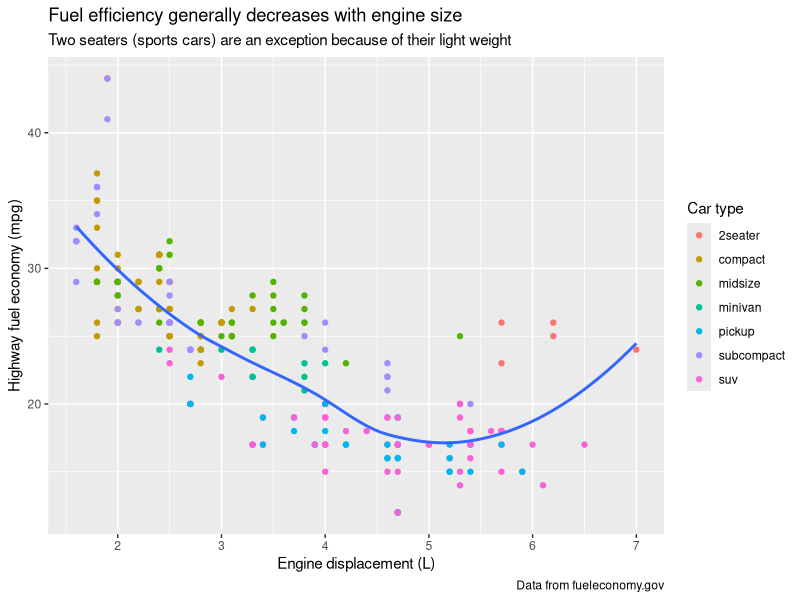
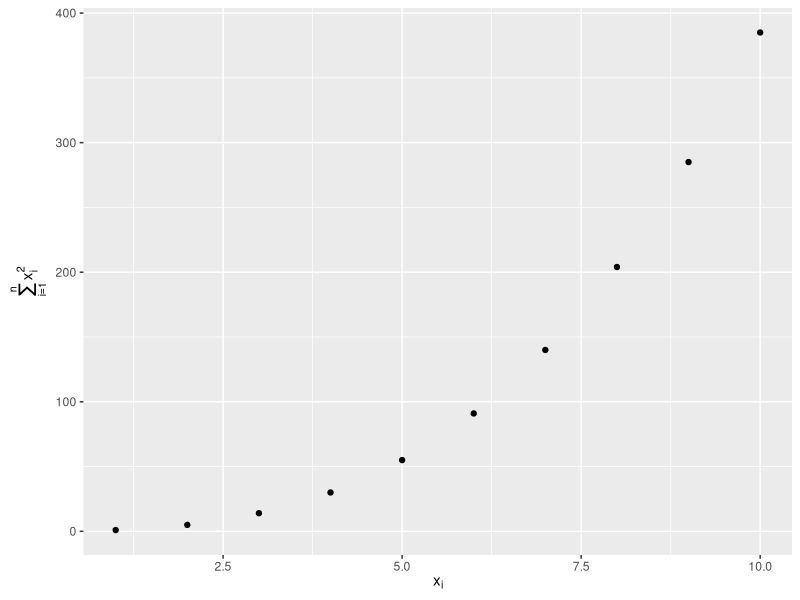

Here is the R script that generated these plots, in order: (Note: this script raises an error after producing the figures.)
## ---- chunk 1
install.packages(c("patchwork","scales","ggthemes"))
## ---- chunk 2
#| label: setup
#| message: false

library(tidyverse)
library(scales)
library(ggrepel)
library(patchwork)
library(ggthemes)
## ---- chunk 3
#| fig-alt: |
#|   Scatterplot of highway fuel efficiency versus engine size of cars, where
#|   points are colored according to the car class. A smooth curve following
#|   the trajectory of the relationship between highway fuel efficiency versus
#|   engine size of cars is overlaid. The x-axis is labelled "Engine
#|   displacement (L)" and the y-axis is labelled "Highway fuel economy (mpg)".
#|   The legend is labelled "Car type". The plot is titled "Fuel efficiency
#|   generally decreases with engine size". The subtitle is "Two seaters
#|   (sports cars) are an exception because of their light weight" and the
#|   caption is "Data from fueleconomy.gov".

ggplot(mpg, aes(x = displ, y = hwy)) +
  geom_point(aes(color = class)) +
  geom_smooth(se = FALSE) +
  labs(
    x = "Engine displacement (L)",
    y = "Highway fuel economy (mpg)",
    color = "Car type",
    title = "Fuel efficiency generally decreases with engine size",
    subtitle = "Two seaters (sports cars) are an exception because of their light weight",
    caption = "Data from fueleconomy.gov"
  )
## ---- chunk 4
#| fig-asp: 1
#| out-width: "50%"
#| fig-width: 3
#| fig-alt: |
#|   Scatterplot with math text on the x and y axis labels. X-axis label
#|   says x_i, y-axis label says sum of x_i  squared, for i from 1 to n.

df <- tibble(
  x = 1:10,
  y = cumsum(x^2)
)

ggplot(df, aes(x, y)) +
  geom_point() +
  labs(
    x = quote(x[i]),
    y = quote(sum(x[i]^2, i == 1, n))
  )
## ---- chunk 5
# enter your answer here
## ---- chunk 6
#| label: fuel-economy
#| echo: false
#| fig-cap: Scatterplot of highway versus city fuel efficiency.

knitr::include_graphics("images/fueleconomy.png")
## ---- chunk 7

## ---- chunk 8
# slice_head operates by group, so when n = 1 it means the size of the group
# case_when where the left hand side determines which values match this case and the right hand side provides the replacement value.

label_info <- mpg |>
  group_by(drv) |>
  arrange(desc(displ)) |>
  slice_head(n = 1) |>
  mutate(
    drive_type = case_when(
      drv == "f" ~ "front-wheel drive",
      drv == "r" ~ "rear-wheel drive",
      drv == "4" ~ "4-wheel drive"
    )
  ) |>
  select(displ, hwy, drv, drive_type)

label_info
## ---- chunk 9
#| fig-alt: |
#|   Scatterplot of highway mileage versus engine size where points are colored
#|   by drive type. Smooth curves for each drive type are overlaid.
#|   Text labels identify the curves as front-wheel, rear-wheel, and 4-wheel.

ggplot(mpg, aes(x = displ, y = hwy, color = drv)) +
  geom_point(alpha = 0.3) +
  geom_smooth(se = FALSE) +
  geom_text(
    data = label_info,
    aes(x = displ, y = hwy, label = drive_type),
    fontface = "bold", size = 5, hjust = "right", vjust = "top"
  ) +
  theme(legend.position = "none")
## ---- chunk 10
#| fig-alt: |
#|   Scatterplot of highway fuel efficiency versus engine size of cars, where
#|   points are colored according to the car class. Some points are labelled
#|   with the car's name. The labels are box with white, transparent background
#|   and positioned to not overlap.

ggplot(mpg, aes(x = displ, y = hwy, color = drv)) +
  geom_point(alpha = 0.3) +
  geom_smooth(se = FALSE) +
  geom_label_repel(
    data = label_info,
    aes(x = displ, y = hwy, label = drive_type),
    fontface = "bold",
    size = 5,
    nudge_y = 2
  ) +
  theme(legend.position = "none")
## ---- chunk 11
#| fig-alt: |
#|   Scatterplot of highway fuel efficiency versus engine size of cars. Points
#|   where highway mileage is above 40 as well as above 20 with engine size
#|   above 5 are red, with a hollow red circle, and labelled with model name
#|   of the car.

potential_outliers <- mpg |>
  filter(hwy > 40 | (hwy > 20 & displ > 5))

ggplot(mpg, aes(x = displ, y = hwy)) +
  geom_point() +
  geom_text_repel(data = potential_outliers, aes(label = model)) +
  geom_point(data = potential_outliers, color = "red") +
  geom_point(
    data = potential_outliers,
    color = "red",
    size = 3,
    shape = "circle open"
  )
## ---- chunk 12
trend_text <- "Larger engine sizes tend to have lower fuel economy." |> str_wrap(width = 30)

trend_text
## ---- chunk 13
#| fig-alt: |
#|   Scatterplot of highway fuel efficiency versus engine size of cars. A red
#|   arrow pointing down follows the trend of the points and the annotation
#|   placed next to the arrow reads "Larger engine sizes tend to have lower
#|   fuel economy". The arrow and the annotation text is red.

ggplot(mpg, aes(x = displ, y = hwy)) +
  geom_point() +
  annotate(
    geom = "label", x = 3.5, y = 38,
    label = trend_text,
    hjust = "left", color = "red"
  ) +
  annotate(
    geom = "segment",
    x = 3, y = 35, xend = 5, yend = 25, color = "red",
    arrow = arrow(type = "closed")
  )
## ---- chunk 14

## ---- chunk 15
#| fig-show: hide

ggplot(mpg, aes(displ, hwy)) +
  geom_point()
## ---- chunk 16

## ---- chunk 17
g <- ggplot(mpg, aes(displ, hwy)) +
  geom_point()
## ---- chunk 18

## ---- chunk 19

## ---- chunk 20

## ---- chunk 21
#| label: default-scales
#| fig-show: "hide"

ggplot(mpg, aes(x = displ, y = hwy)) +
  geom_point(aes(color = class))
## ---- chunk 22
#| fig-show: hide

ggplot(mpg, aes(x = displ, y = hwy)) +
  geom_point(aes(color = class)) +
  scale_x_continuous() +
  scale_y_continuous() +
  scale_color_discrete()
## ---- chunk 23
#| fig-alt: |
#|   Scatterplot of highway fuel efficiency versus engine size of cars,
#|   colored by drive. The y-axis has breaks starting at 15 and ending at 40,
#|   increasing by 5.

ggplot(mpg, aes(x = displ, y = hwy, color = drv)) +
  geom_point() +
  scale_y_continuous(breaks = seq(15, 40, by = 5))
## ---- chunk 24
#| fig-alt: |
#|   Scatterplot of highway fuel efficiency versus engine size of cars, colored
#|   by drive. The x and y-axes do not have any labels at the axis ticks.
#|   The legend has custom labels: 4-wheel, front, rear.

ggplot(mpg, aes(x = displ, y = hwy, color = drv)) +
  geom_point() +
  scale_x_continuous(labels = NULL) +
  scale_y_continuous(labels = NULL) +
  scale_color_discrete(labels = c("4" = "4-wheel", "f" = "front", "r" = "rear"))
## ---- chunk 25
#| fig-width: 4
#| fig-alt: |
#|   Two side-by-side box plots of price versus cut of diamonds. The outliers
#|   are transparent. On both plots the x-axis labels are formatted as dollars.
#|   The x-axis labels on the plot start at $0 and go to $15,000, increasing
#|   by $5,000. The x-axis labels on the right plot start at $1K and go to
#|   $19K, increasing by $6K.

ggplot(diamonds, aes(x = price, y = cut)) +
  geom_boxplot(alpha = 0.05) +
  scale_x_continuous(labels = label_dollar()) +
  ggplot(diamonds, aes(x = price, y = cut)) +
  geom_boxplot(alpha = 0.05) +
  scale_x_continuous(
    labels = label_dollar(scale = 1 / 1000, suffix = "K"),
    breaks = seq(1000, 19000, by = 6000)
  )
## ---- chunk 26
#| fig-alt: |
#|   Segmented bar plots of cut, filled with levels of clarity. The y-axis
#|   labels start at 0% and go to 100%, increasing by 25%. The y-axis label
#|   name is "Percentage".

ggplot(diamonds, aes(x = cut, fill = clarity)) +
  geom_bar(position = "fill") +
  scale_y_continuous(name = "Percentage", labels = label_percent())
## ---- chunk 27
#| fig-alt: |
#|   Line plot of id number of presidents versus the year they started their
#|   presidency. Start year is marked with a point and a segment that starts
#|   there and ends at the end of the presidency. The x-axis labels are
#|   formatted as two digit years starting with an apostrophe, e.g., '53.
#|
# here `id` is the ordinal number of the president, e.g. Trump is in the 12th row + 33 = 45th president
presidential |>
  mutate(id = 33 + row_number()) |>
  ggplot(aes(x = start, y = id)) +
  geom_point() +
  geom_segment(aes(xend = end, yend = id)) +
  scale_x_date(name = NULL, breaks = presidential$start, date_labels = "'%y")
## ---- chunk 28
#| fig-width: 10
#| fig-asp: 0.5
#| fig-alt: |
#|   Four scatterplots of highway fuel efficiency versus engine size of cars
#|   where points are colored based on class of car. Clockwise, the legend
#|   is placed on the right, left, top, and bottom of the plot.

base <- ggplot(mpg, aes(x = displ, y = hwy)) +
  geom_point(aes(color = class))

# the default  right, then left
base + theme(legend.position = "right") +
  base + theme(legend.position = "left")

# then top, then bottom
base +
  theme(legend.position = "top") +
  guides(color = guide_legend(nrow = 3)) +
  base +
  theme(legend.position = "bottom") +
  guides(color = guide_legend(nrow = 3))
## ---- chunk 29
#| fig-alt: |
#|   Scatterplot of highway fuel efficiency versus engine size of cars
#|   where points are colored based on class of car. Overlaid on the plot is a
#|   smooth curve. The legend is in the bottom and classes are listed
#|   horizontally in two rows. The points in the legend are larger than the points
#|   in the plot.

ggplot(mpg, aes(x = displ, y = hwy)) +
  geom_point(aes(color = class)) +
  geom_smooth(se = FALSE) +
  theme(legend.position = "bottom") +
  guides(color = guide_legend(nrow = 2, override.aes = list(size = 4)))
## ---- chunk 30
#| fig-width: 7
#| fig-alt: |
#|   Two plots of price versus carat of diamonds. Data binned and the color of
#|   the rectangles representing each bin based on the number of points that
#|   fall into that bin. In the second plot, price and carat values
#|   are logged and the axis labels shows the logged values.

# price vs. caret
ggplot(diamonds, aes(x = carat, y = price)) +
  geom_hex()

# log10 price vs log10 caret
ggplot(diamonds, aes(x = log10(carat), y = log10(price))) +
  geom_hex()
## ---- chunk 31
#| fig-alt: |
#|   Plot of price versus carat of diamonds. Data binned and the color of
#|   the rectangles representing each bin based on the number of points that
#|   fall into that bin. The axis labels are on the original data scale.

ggplot(diamonds, aes(x = carat, y = price)) +
  geom_hex() +
  scale_x_log10() +
  scale_y_log10()
## ---- chunk 32
#| fig-width: 8
#| fig-alt: |
#|   Two scatterplots of highway mileage versus engine size where points are
#|   colored by drive type. The first plot uses the default
#|   ggplot2 color palette and the plot on the right uses a different color
#|   palette.

# default color palette
ggplot(mpg, aes(x = displ, y = hwy)) +
  geom_point(aes(color = drv))

# RColorBrewer palette
ggplot(mpg, aes(x = displ, y = hwy)) +
  geom_point(aes(color = drv)) +
  scale_color_brewer(palette = "Set1")
## ---- chunk 33
#| fig-alt: |
#|   Two scatterplots of highway mileage versus engine size where both color
#|   and shape of points are based on drive type. The color palette is not
#|   the default ggplot2 palette.

ggplot(mpg, aes(x = displ, y = hwy)) +
  geom_point(aes(color = drv, shape = drv)) +
  scale_color_brewer(palette = "Dark2")
## ---- chunk 34
#| label: fig-brewer
#| echo: false
#| fig-cap: All colorBrewer scales.
#| fig-asp: 2.5
#| fig-alt: |
#|   All colorBrewer scales. One group goes from light to dark colors.
#|   Another group is a set of non ordinal colors. And the last group has
#|   diverging scales (from dark to light to dark again). Within each set
#|   there are a number of palettes.

par(mar = c(0, 3, 0, 0))
RColorBrewer::display.brewer.all()
## ---- chunk 35
#| fig-alt: |
#|   Line plot of id number of presidents versus the year they started their
#|   presidency. Start year is marked with a point and a segment that starts
#|   there and ends at the end of the presidency. Democratic presidents are
#|   represented in blue and Republicans in red.

presidential |>
  mutate(id = 33 + row_number()) |>
  ggplot(aes(x = start, y = id, color = party)) +
  geom_point() +
  geom_segment(aes(xend = end, yend = id)) +
  scale_color_manual(values = c(Republican = "#E81B23", Democratic = "#00AEF3"))
## ---- chunk 36
#| fig-width: 6
#| fig-alt: |
#|   Three plots.
#|   The first plot uses the default, continuous
#|   ggplot2 scale. The second plot uses the viridis, continuous scale, and the
#|   third plot uses the viridis, binned scale.

df <- tibble(
  x = rnorm(10000),
  y = rnorm(10000)
)

ggplot(df, aes(x, y, fill = x)) +
  geom_point(shape = 24, size = 3) +
  labs(title = "Default, continuous", x = NULL, y = NULL)

ggplot(df, aes(x, y, fill = x)) +
  geom_point(shape = 24, size = 3) +
  scale_fill_viridis_c() +
  labs(title = "Viridis, continuous", x = NULL, y = NULL)

ggplot(df, aes(x, y, fill = x)) +
  geom_point(shape = 24, size = 3) +
  scale_fill_viridis_b()
labs(title = "Viridis, binned", x = NULL, y = NULL)
## ---- chunk 37
#| fig-width: 8
#| fig-alt: |
#|   On the left, scatterplot of highway mileage vs. displacement, with
#|   displacement. The smooth curve overlaid shows a decreasing, and then
#|   increasing trend, like a hockey stick. On the right, same variables
#|   are plotted with displacement ranging only from 5 to 6 and highway
#|   mileage ranging only from 10 to 25. The smooth curve overlaid shows a
#|   trend that's slightly increasing first and then decreasing.

# All data vs. subsetted data
ggplot(mpg, aes(x = displ, y = hwy)) +
  geom_point(aes(color = drv)) +
  geom_smooth() +
  mpg |>
  filter(displ >= 5 & displ <= 6 & hwy >= 10 & hwy <= 25) |>
  ggplot(aes(x = displ, y = hwy)) +
  geom_point(aes(color = drv)) +
  geom_smooth()
## ---- chunk 38
#| fig-alt: |
#|   On the left, scatterplot of highway mileage vs. displacement, with
#|   displacement ranging from 5 to 6 and highway mileage ranging from
#|   10 to 25. The smooth curve overlaid shows a trend that's slightly
#|   increasing first and then decreasing. On the right, same variables
#|   are plotted with the same limits, however the smooth curve overlaid
#|   shows a relatively flat trend with a slight increase at the end.

# Limiting scale (equivalent to subsetting) vs. zooming in on data
ggplot(mpg, aes(x = displ, y = hwy)) +
  geom_point(aes(color = drv)) +
  geom_smooth() +
  scale_x_continuous(limits = c(5, 6)) +
  scale_y_continuous(limits = c(10, 25)) +
  ggplot(mpg, aes(x = displ, y = hwy)) +
  geom_point(aes(color = drv)) +
  geom_smooth() +
  coord_cartesian(xlim = c(5, 6), ylim = c(10, 25))
## ---- chunk 39
#| fig-alt: |
#|   On the left, a scatterplot of highway mileage vs. displacement of SUVs.
#|   On the right, a scatterplot of the same variables for compact cars.
#|   Points are colored by drive type for both plots. Among SUVs more of
#|   the cars are 4-wheel drive and the others are rear-wheel drive, while
#|   among compact cars more of the cars are front-wheel drive and the others
#|   are 4-wheel drive. SUV plot shows a clear negative relationship
#|   between higway mileage and displacement while in the compact cars plot
#|   the relationship is much flatter.

suv <- mpg |> filter(class == "suv")
compact <- mpg |> filter(class == "compact")

# suv vs compact
ggplot(suv, aes(x = displ, y = hwy, color = drv)) +
  geom_point() +
  ggplot(compact, aes(x = displ, y = hwy, color = drv)) +
  geom_point()
## ---- chunk 40
#| fig-alt: |
#|   On the left, a scatterplot of highway mileage vs. displacement of SUVs.
#|   On the right, a scatterplot of the same variables for compact cars.
#|   Points are colored by drive type for both plots. Both plots are plotted
#|   on the same scale for highway mileage, displacement, and drive type,
#|   resulting in the legend showing all three types (front, rear, and 4-wheel
#|   drive) for both plots even though there are no front-wheel drive SUVs and
#|   no rear-wheel drive compact cars. Since the x and y scales are the same,
#|   and go well beyond minimum or maximum highway mileage and displacement,
#|   the points do not take up the entire plotting area.

x_scale <- scale_x_continuous(limits = range(mpg$displ))
y_scale <- scale_y_continuous(limits = range(mpg$hwy))
col_scale <- scale_color_discrete(limits = unique(mpg$drv))

# suv vs. compact on the same scale
ggplot(suv, aes(x = displ, y = hwy, color = drv)) +
  geom_point() +
  x_scale +
  y_scale +
  col_scale +
  ggplot(compact, aes(x = displ, y = hwy, color = drv)) +
  geom_point() +
  x_scale +
  y_scale +
  col_scale
## ---- chunk 41
#| fig-show: "hide"

df <- tibble(
  x = rnorm(10000),
  y = rnorm(10000)
)

ggplot(df) +
  geom_point(aes(x = x, y = y, fill = x)) +
  scale_fill_gradient(low = "yellow", high = "red")
## ---- chunk 42

## ---- chunk 43
#| fig-show: hide

ggplot(diamonds, aes(x = carat, y = price)) +
  geom_point(aes(color = cut), alpha = 1 / 20)
## ---- chunk 44

## ---- chunk 45
#| fig-alt: |
#|   Scatterplot of highway mileage vs. displacement of cars, colored by class
#|   of car. The plot background is white, with gray grid lines.

ggplot(mpg, aes(x = displ, y = hwy)) +
  geom_point(aes(color = class)) +
  geom_smooth(se = FALSE) +
  theme_classic()
## ---- chunk 46
#| label: fig-themes
#| echo: false
#| fig-cap: The eight themes built-in to ggplot2.
#| fig-alt: |
#|   Eight barplots created with ggplot2, each
#|   with one of the eight built-in themes:
#|   theme_bw() - White background with grid lines,
#|   theme_light() - Light axes and grid lines,
#|   theme_classic() - Classic theme, axes but no grid
#|   lines, theme_linedraw() - Only black lines,
#|   theme_dark() - Dark background for contrast,
#|   theme_minimal() - Minimal theme, no background,
#|   theme_gray() - Gray background (default theme),
#|   theme_void() - Empty theme, only geoms are visible.

knitr::include_graphics("images/visualization-themes.png")
## ---- chunk 47
#| fig-alt: |
#|   Scatterplot of highway fuel efficiency versus engine size of cars, colored
#|   by drive. The plot is titled 'Larger engine sizes tend to have lower fuel
#|   economy' with the caption pointing to the source of the data, fueleconomy.gov.
#|   The caption and title are left justified, the legend is inside of the plot
#|   with a black border.

ggplot(mpg, aes(x = displ, y = hwy, color = drv)) +
  geom_point() +
  labs(
    title = "Larger engine sizes tend to have lower fuel economy",
    caption = "Source: https://fueleconomy.gov."
  ) +
  theme(
    legend.position = c(0.6, 0.7),
    legend.direction = "horizontal",
    legend.box.background = element_rect(color = "black"),
    plot.title = element_text(face = "bold"),
    plot.title.position = "plot",
    plot.caption.position = "plot",
    plot.caption = element_text(hjust = 0)
  )
## ---- chunk 48
#| fig-show: hide

ggplot(mpg, aes(x = displ, y = hwy, color = drv)) +
  geom_point() +
  labs(
    title = "Larger engine sizes tend to have lower fuel economy",
    caption = "Source: https://fueleconomy.gov."
  )
## ---- chunk 49

## ---- chunk 50

## ---- chunk 51
#| fig-width: 6
#| fig-asp: 0.5
#| fig-alt: |
#|   Two plots (a scatterplot of highway mileage versus engine size and a
#|   side-by-side boxplots of highway mileage versus drive train) placed next
#|   to each other.

p1 <- ggplot(mpg, aes(x = displ, y = hwy)) +
  geom_point() +
  labs(title = "Plot 1")
p2 <- ggplot(mpg, aes(x = drv, y = hwy)) +
  geom_boxplot() +
  labs(title = "Plot 2")
p1 + p2
## ---- chunk 52
#| fig-width: 6
#| fig-asp: 0.8
#| fig-alt: |
#|   Three plots laid out such that first and third plot are next to each other
#|   and the second plot stretched beneath them. The first plot is a
#|   scatterplot of highway mileage versus engine size, third plot is a
#|   scatterplot of highway mileage versus city mileage, and the third plot is
#|   side-by-side boxplots of highway mileage versus drive train) placed next
#|   to each other.

p3 <- ggplot(mpg, aes(x = cty, y = hwy)) +
  geom_point() +
  labs(title = "Plot 3")
(p1 | p3) / p2
## ---- chunk 53
#| fig-width: 8
#| fig-asp: 1
#| fig-alt: |
#|   Five plots laid out such that first two plots are next to each other. Plots
#|   three and four are underneath them. And the fifth plot stretches under them.
#|   The patchworked plot is titled "City and highway mileage for cars with
#|   different drive trains" and captioned "Source: https://fueleconomy.gov".
#|   The first two plots are side-by-side box plots. Plots 3 and 4 are density
#|   plots. And the fifth plot is a faceted scatterplot. Each of these plots show
#|   geoms colored by drive train, but the patchworked plot has only one legend
#|   that applies to all of them, above the plots and beneath the title.

p1 <- ggplot(mpg, aes(x = drv, y = cty, color = drv)) +
  geom_boxplot(show.legend = FALSE) +
  labs(title = "Plot 1")

p2 <- ggplot(mpg, aes(x = drv, y = hwy, color = drv)) +
  geom_boxplot(show.legend = FALSE) +
  labs(title = "Plot 2")

p3 <- ggplot(mpg, aes(x = cty, color = drv, fill = drv)) +
  geom_density(alpha = 0.5) +
  labs(title = "Plot 3")

p4 <- ggplot(mpg, aes(x = hwy, color = drv, fill = drv)) +
  geom_density(alpha = 0.5) +
  labs(title = "Plot 4")

p5 <- ggplot(mpg, aes(x = cty, y = hwy, color = drv)) +
  geom_point(show.legend = FALSE) +
  facet_wrap(~drv) +
  labs(title = "Plot 5")

(
  guide_area() / (p1 + p2) / (p3 + p4) / p5
) +
  plot_annotation(
    title = "City and highway mileage for cars with different drive trains",
    caption = "Source: https://fueleconomy.gov."
  ) +
  plot_layout(
    guides = "collect",
    heights = c(1, 3, 2, 4)
  ) &
  theme(legend.position = "top")
## ---- chunk 54
p1 <- ggplot(mpg, aes(x = displ, y = hwy)) +
  geom_point() +
  labs(title = "Plot 1")
p2 <- ggplot(mpg, aes(x = drv, y = hwy)) +
  geom_boxplot() +
  labs(title = "Plot 2")
p3 <- ggplot(mpg, aes(x = cty, y = hwy)) +
  geom_point() +
  labs(title = "Plot 3")

(p1 | p2) / p3
## ---- chunk 55

## ---- chunk 56
#| label: 3-plots
#| echo: false
#| fig-cap: Scatterplot of highway versus city fuel efficiency.

knitr::include_graphics("images/3plots.png")
## ---- chunk 57

